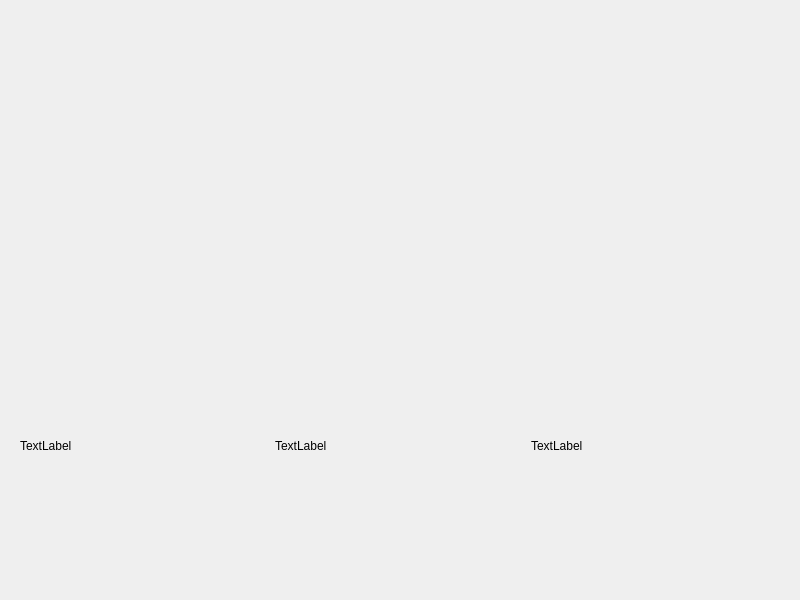
<?xml version="1.0" encoding="UTF-8"?>
<ui version="4.0">
 <class>MainDisplay</class>
 <widget class="QWidget" name="MainDisplay">
  <property name="geometry">
   <rect>
    <x>0</x>
    <y>0</y>
    <width>800</width>
    <height>600</height>
   </rect>
  </property>
  <property name="windowTitle">
   <string>MainDisplay</string>
  </property>
  <layout class="QVBoxLayout" name="verticalLayout_4">
   <item>
    <layout class="QVBoxLayout" name="verticalLayout_3">
     <item>
      <widget class="QWidget" name="widget" native="true"/>
     </item>
     <item>
      <widget class="QWidget" name="widget_2" native="true">
       <layout class="QHBoxLayout" name="horizontalLayout">
        <item>
         <widget class="QLabel" name="label_1">
          <property name="text">
           <string>TextLabel</string>
          </property>
         </widget>
        </item>
        <item>
         <widget class="QLabel" name="label_2">
          <property name="text">
           <string>TextLabel</string>
          </property>
         </widget>
        </item>
        <item>
         <widget class="QLabel" name="label_3">
          <property name="text">
           <string>TextLabel</string>
          </property>
         </widget>
        </item>
       </layout>
      </widget>
     </item>
    </layout>
   </item>
  </layout>
 </widget>
 <resources/>
 <connections/>
</ui>
